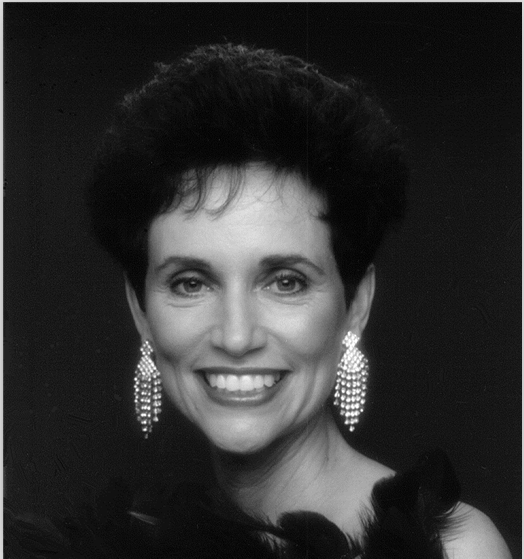
#> input picture shiyaner/3.png, 524 x 559 px
$ python 3.py
#> lines starting #> are read from the running program, lines starting #| are printed output that depends on the picture
import cv2
import numpy as np
img=cv2.imread('3.png',0)
#> img is the input picture: shape (559, 524); min 0, max 255, mean 48.1
img1=cv2.add(img,80)
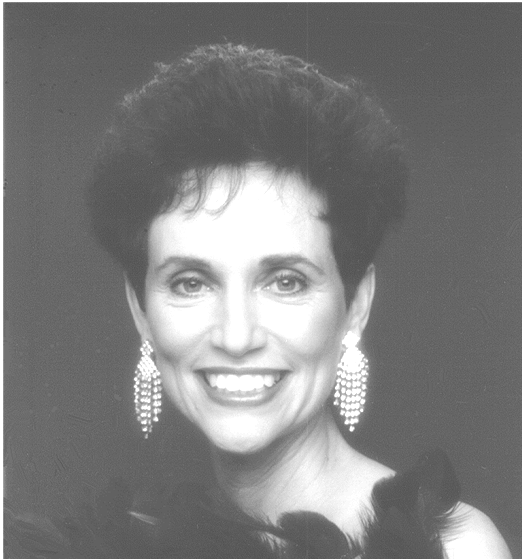
#> img1: shape (559, 524); min 80, max 255, mean 126.8
img2=cv2.subtract(img,80)
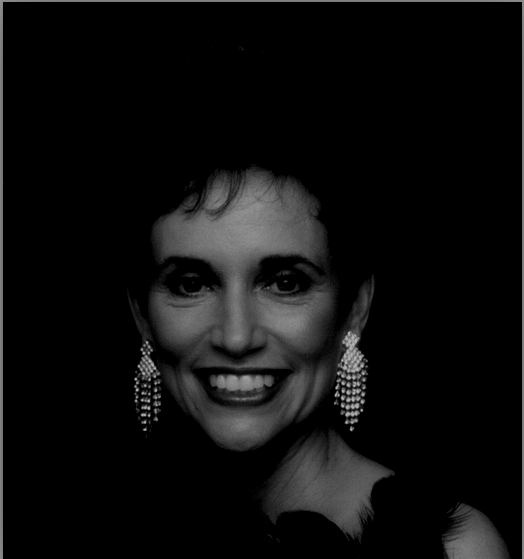
#> img2: shape (559, 524); min 0, max 175, mean 14.6
cv2.imshow('img',img)
cv2.imshow('img1',img1)
cv2.imshow('img2',img2)
cv2.waitKey(0)
cv2.destroyAllWindows()

$ run again, with shiyaner/flower2.jpg saved as shiyaner/3.png
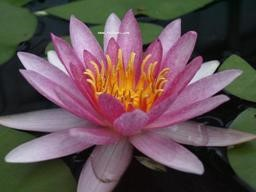
#> input picture shiyaner/flower2.jpg, 256 x 192 px
#> `img1=cv2.add(img,80)`:
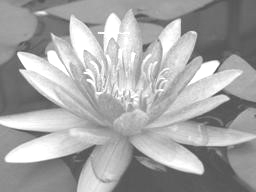
#> img1: shape (192, 256); min 80, max 255, mean 165.9
#> `img2=cv2.subtract(img,80)`:
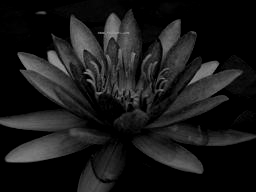
#> img2: shape (192, 256); min 0, max 151, mean 25
